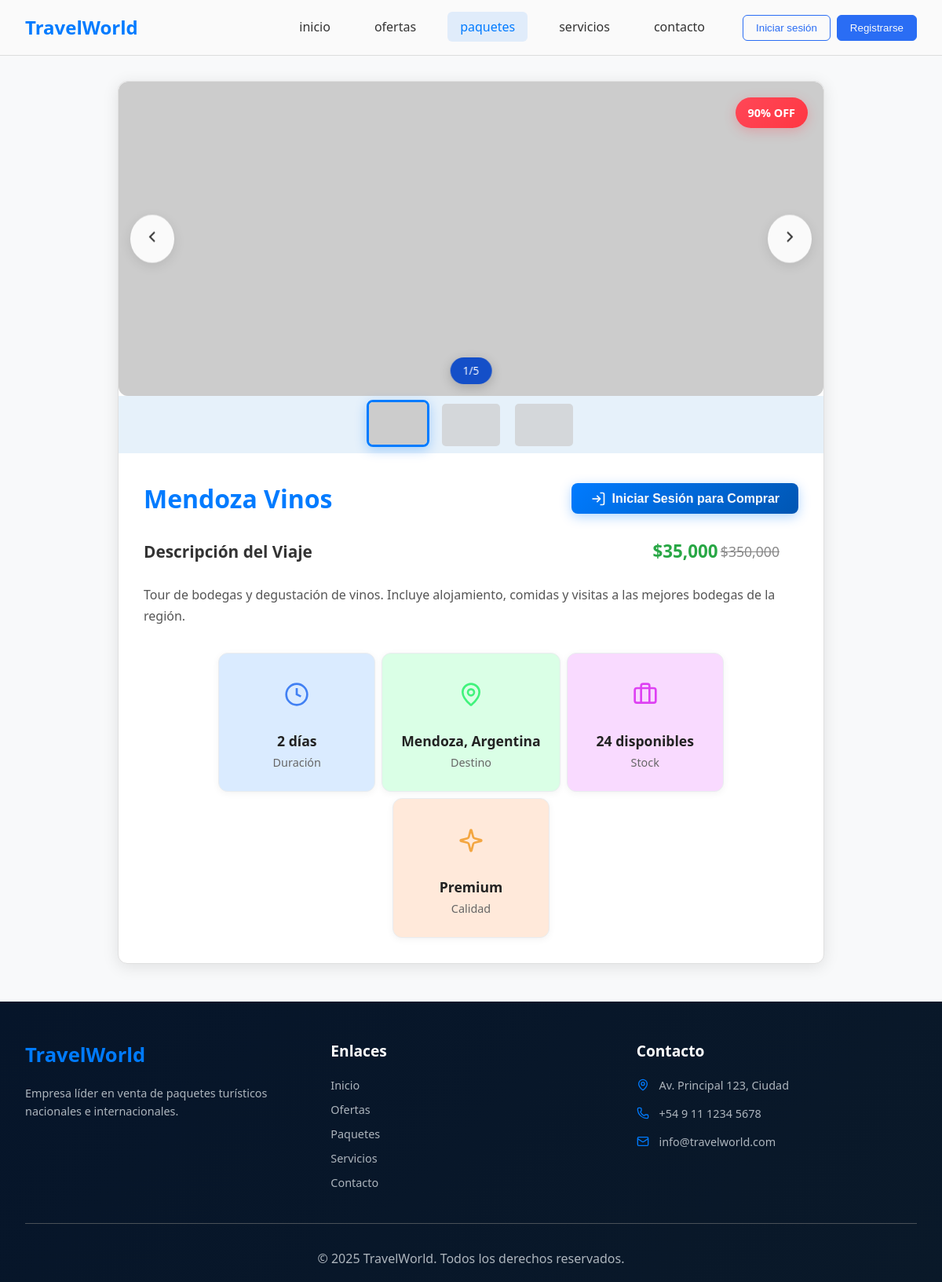
The app's page /pages/paquete-detail.php?id=5 with its own data.
### tables this page shows
CREATE TABLE `ventas` (
  `ID_Producto` int(11) NOT NULL,
  `imagen` longblob NOT NULL,
  `titulo` varchar(30) NOT NULL,
  `descripcion` longtext NOT NULL,
  `precio` int(11) NOT NULL,
  `stock` int(11) NOT NULL,
  `lugar` varchar(30) NOT NULL,
  `dias` int(11) NOT NULL,
  `descuento` int(11) NOT NULL
);

### model/modelos.php (called while the page is built, shortened)
<?php
include __DIR__ . '/../controller/conexionbd.php';
function obtenerPaquetePorId($id) {
    global $Ruta;
    $consulta = $Ruta->prepare("SELECT * FROM ventas WHERE ID_Producto = ?");
    $consulta->bind_param("i", $id);
    $consulta->execute();
    $resultado = $consulta->get_result();
    return $resultado->fetch_assoc();
}
function puedeComprar() {
    return isset($_SESSION['usuario']) && $_SESSION['rol'] === 'cliente';
}
function esAdmin() {
    return isset($_SESSION['usuario']) && $_SESSION['rol'] === 'admin';
}
?>

### pages/paquete-detail.php (the view, shortened to what this page needs)
<?php
include('../model/modelos.php');
$id = isset($_GET['id']) ? $_GET['id'] : 1;
$paquete = obtenerPaquetePorId($id);
?>
<!DOCTYPE html>
<html lang="es">
  <head>
    <link rel="stylesheet" href="../assets/css/paquetes/paquetes-detail.css" />
  </head>
  <body>
    <header>
      <nav class="navbar">
        <div class="logo">TravelWorld</div>
        <div class="nav-menu" id="navMenu">
          <div class="nav-content">
            <ul class="nav-links">
              <li><a href="../index.php" class="nav-link">inicio</a></li>
              <li><a href="../index.php#promoSection" class="nav-link">ofertas</a></li>
              <li><a href="paquetes.php" class="nav-link active">paquetes</a></li>
              <li><a href="../index.php#servicios" class="nav-link">servicios</a></li>
              <li><a href="../index.php#contacto" class="nav-link">contacto</a></li>
            </ul>
            <div class="nav-buttons">
              <?php if(isset($_SESSION['usuario'])): ?>
                <span>Hola, <?php echo $_SESSION['usuario']; ?></span>
                <?php if($_SESSION['rol'] === 'cliente'): ?>
                  <button class="btn-filled">
                    <a href="cart.php">Carrito</a>
                  </button>
                <?php elseif($_SESSION['rol'] === 'admin'): ?>
                  <button class="btn-filled">
                    <a href="admin-panel.php">Agregar Producto</a>
                  </button>
                <?php endif; ?>
                <button class="btn-outline">
                  <a href="logout.php">Cerrar Sesión</a>
                </button>
              <?php else: ?>
                <button class="btn-outline">
                  <a href="login.php">Iniciar sesión</a>
                </button>
                <button class="btn-filled">
                  <a href="register.php">Registrarse</a>
                </button>
              <?php endif; ?>
            </div>
          </div>
        </div>
      </nav>
    </header>
    <section class="package-detail" id="packageDetail">
      <div class="package-header">
        <?php if($paquete['descuento'] > 0): ?>
          <span class="discount"><?php echo $paquete['descuento']; ?>% OFF</span>
        <?php endif; ?>
        <div class="slider-container">
          <div class="slider" id="imageSlider">
            <button class="slider-arrow prev-arrow" id="prevBtn">
              <svg width="24" height="24" viewBox="0 0 24 24" fill="none" stroke="currentColor" stroke-width="2">
                <polyline points="15,18 9,12 15,6"></polyline>
              </svg>
            </button>
            <div class="slider-track" id="sliderTrack">
              <?php if($paquete['imagen']): ?>
                <img
                  alt="<?php echo htmlspecialchars($paquete['titulo']); ?>"
                  class="slider-image active"
                  data-index="0"
                />
              <?php else: ?>
                <img
                  src="https://images.unsplash.com/photo-1506905925346-21bda4d32df4?w=800&h=400&fit=crop"
                  alt="<?php echo htmlspecialchars($paquete['titulo']); ?>"
                  class="slider-image active"
                  data-index="0"
                />
              <?php endif; ?>
            </div>
            <button class="slider-arrow next-arrow" id="nextBtn">
              <svg width="24" height="24" viewBox="0 0 24 24" fill="none" stroke="currentColor" stroke-width="2">
                <polyline points="9,18 15,12 9,6"></polyline>
              </svg>
            </button>
            <div class="slider-indicator" id="sliderIndicator">
              <span id="currentSlide">1</span>/<span id="totalSlides">3</span>
            </div>
          </div>
          <div class="thumbnails" id="thumbnails">
            <div class="thumb active" data-index="0">
              <?php if($paquete['imagen']): ?>
                <img alt="Thumbnail 1" />
              <?php else: ?>
                <img src="https://images.unsplash.com/photo-1506905925346-21bda4d32df4?w=100&h=60&fit=crop" alt="Thumbnail 1" />
              <?php endif; ?>
            </div>
            <div class="thumb" data-index="1">
              <img src="https://images.unsplash.com/photo-1544551763-46a013bb70d5?w=100&h=60&fit=crop" alt="Thumbnail 2" />
            </div>
            <div class="thumb" data-index="2">
              <img src="https://images.unsplash.com/photo-1571896349842-33c89424de2d?w=100&h=60&fit=crop" alt="Thumbnail 3" />
            </div>
          </div>
        </div>
      </div>
      <div class="package-body">
        <div class="package-title">
          <h2><?php echo htmlspecialchars($paquete['titulo']); ?></h2>
          <div style="display: flex; gap: 1rem;">
            <?php if(esAdmin()): ?>
              <button class="btn-agregar" onclick="window.location.href='edit-product.php?id=<?php echo $paquete['ID_Producto']; ?>'">
                <svg width="20" height="20" viewBox="0 0 24 24" fill="none" stroke="currentColor" stroke-width="2">
                  <path d="M11 4H4a2 2 0 0 0-2 2v14a2 2 0 0 0 2 2h14a2 2 0 0 0 2-2v-7"/>
                  <path d="m18.5 2.5 3 3L12 15l-4 1 1-4 9.5-9.5z"/>
                </svg>
                Editar
              </button>
              <form method="POST" style="display: inline;" onsubmit="return confirm('¿Estás seguro de eliminar este paquete?')">
                <input type="hidden" name="id" value="<?php echo $paquete['ID_Producto']; ?>">
                <input type="hidden" name="eliminar" value="1">
                <button type="submit" class="btn-agregar" style="background: #dc3545;">
                  <svg width="20" height="20" viewBox="0 0 24 24" fill="none" stroke="currentColor" stroke-width="2">
                    <polyline points="3,6 5,6 21,6"/>
                    <path d="m19,6v14a2,2 0 0,1 -2,2H7a2,2 0 0,1 -2,-2V6m3,0V4a2,2 0 0,1 2,-2h4a2,2 0 0,1 2,2v2"/>
                  </svg>
                  Eliminar
                </button>
              </form>
            <?php elseif(!isset($_SESSION['usuario'])): ?>
              <button class="btn-agregar" onclick="window.location.href='login.php'">
                <svg width="20" height="20" viewBox="0 0 24 24" fill="none" stroke="currentColor" stroke-width="2">
                  <path d="M15 3h4a2 2 0 0 1 2 2v14a2 2 0 0 1-2 2h-4"/>
                  <polyline points="10,17 15,12 10,7"/>
                  <line x1="15" y1="12" x2="3" y2="12"/>
                </svg>
                Iniciar Sesión para Comprar
              </button>
            <?php endif; ?>
          </div>
        </div>
        <div class="package-top">
          <div class="description-section">
            <div class="description-title">
              <h3>Descripción del Viaje</h3>
              <div class="price-box">
                <strong>$<?php echo number_format($paquete['precio']); ?></strong>
                <?php if($paquete['descuento'] > 0): ?>
                  <?php $precio_original = $paquete['precio'] / (1 - $paquete['descuento']/100); ?>
                  <span class="original-price">$<?php echo number_format($precio_original); ?></span>
                <?php endif; ?>
              </div>
            </div>
            <p><?php echo htmlspecialchars($paquete['descripcion']); ?></p>
          </div>
        </div>
        <div class="package-icons">
          <div class="icon-box">
            <div class="icon one">
              <svg width="32" height="32" viewBox="0 0 24 24" style="color: #4180f3;" fill="none" stroke="currentColor" stroke-width="2">
                <circle cx="12" cy="12" r="10"></circle>
                <polyline points="12,6 12,12 16,14"></polyline>
              </svg>
            </div>
            <div>
              <strong><?php echo $paquete['dias']; ?> días</strong><br />
              <span>Duración</span>
            </div>
          </div>
          <div class="icon-box">
            <div class="icon two">
              <svg width="32" height="32" viewBox="0 0 24 24" style="color: #41f37c;" fill="none" stroke="currentColor" stroke-width="2">
                <path d="M20 10c0 4.993-5.539 10.193-7.399 11.799a1 1 0 0 1-1.202 0C9.539 20.193 4 14.993 4 10a8 8 0 0 1 16 0"/>
                <circle cx="12" cy="10" r="3"/>
              </svg>
            </div>
            <div>
              <strong><?php echo htmlspecialchars($paquete['lugar']); ?></strong><br />
              <span>Destino</span>
            </div>
          </div>
          <div class="icon-box">
            <div class="icon three">
              <svg width="32" height="32" viewBox="0 0 24 24" fill="none" style="color: #de41f3;" stroke="currentColor" stroke-width="2">
                <path d="M16 20V4a2 2 0 0 0-2-2h-4a2 2 0 0 0-2 2v16"/>
                <rect width="20" height="14" x="2" y="6" rx="2"/>
              </svg>
            </div>
            <div>
              <strong><?php echo $paquete['stock']; ?> disponibles</strong><br />
              <span>Stock</span>
            </div>
          </div>
          <div class="icon-box">
            <div class="icon four">
            </div>
            <div>
              <strong>Premium</strong><br />
              <span>Calidad</span>
            </div>
          </div>
        </div>
      </div>
    </section>
    <footer class="footer">
      <div class="footer-container">
        <div class="footer-brand">
          <h3>TravelWorld</h3>
          <p>Empresa líder en venta de paquetes turísticos nacionales e internacionales.</p>
        </div>
        <div class="footer-links">
          <h4>Enlaces</h4>
          <a href="#">Inicio</a>
          <a href="#">Ofertas</a>
          <a href="#">Paquetes</a>
          <a href="#">Servicios</a>
          <a href="#">Contacto</a>
        </div>
        <div class="footer-contact">
          <h4>Contacto</h4>
          <ul class="contact-content">
            <li class="contact-item">
              <svg xmlns="http://www.w3.org/2000/svg" width="16" height="16" viewBox="0 0 24 24" fill="none" stroke="currentColor" stroke-width="2">
                <path d="M20 10c0 4.993-5.539 10.193-7.399 11.799a1 1 0 0 1-1.202 0C9.539 20.193 4 14.993 4 10a8 8 0 0 1 16 0"/>
                <circle cx="12" cy="10" r="3"/>
              </svg>
              Av. Principal 123, Ciudad
            </li>
            <li class="contact-item">
              +54 9 11 1234 5678
            </li>
            <li class="contact-item">
              <svg xmlns="http://www.w3.org/2000/svg" width="16" height="16" viewBox="0 0 24 24" fill="none" stroke="currentColor" stroke-width="2">
                <path d="m22 7-8.991 5.727a2 2 0 0 1-2.009 0L2 7"/>
                <rect x="2" y="4" width="20" height="16" rx="2"/>
              </svg>
              info@travelworld.com
            </li>
          </ul>
        </div>
      </div>
      <div class="footer-detail">
        <p>&copy; 2025 TravelWorld. Todos los derechos reservados.</p>
      </div>
    </footer>
  </body>
</html>

### records on screen
ventas: descuento "90", titulo "Mendoza Vinos", precio "35,000", precio_original "350,000", descripcion "Tour de bodegas y degustación de vinos. Incluye alojamiento, comidas y visitas a las mejores bodegas de la región.", dias "2", lugar "Mendoza, Argentina", stock "24"
